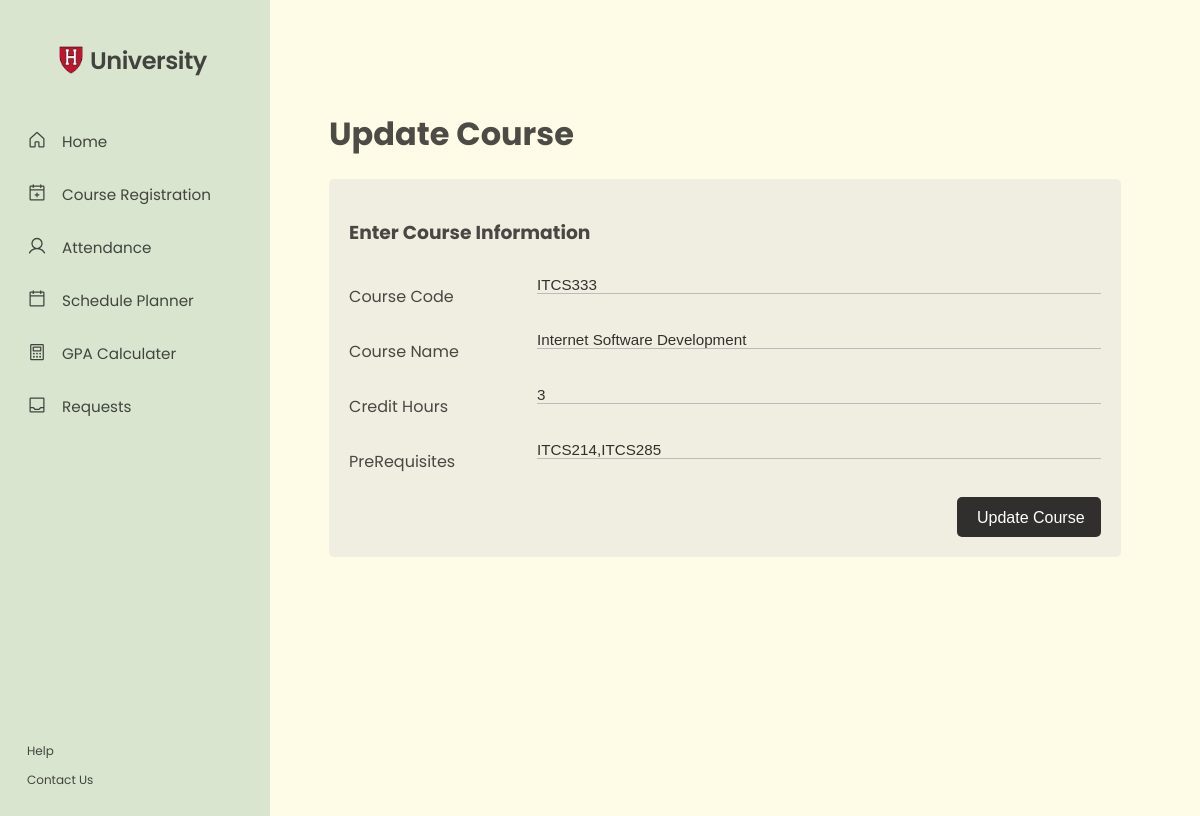
The page /HOD-updateCourse.php?courseID=2 on the database its author committed.
### tables this page shows
CREATE TABLE `courses` (
  `ID` int(11) NOT NULL,
  `courseCode` varchar(20) NOT NULL,
  `courseName` varchar(50) NOT NULL,
  `creditHours` int(11) NOT NULL,
  `preRequisites` varchar(100) DEFAULT NULL,
  `courseDepartment` int(11) NOT NULL
);

### HOD-updateCourse.php (the view, shortened to what this page needs)
<?php
    if(isset($_GET['courseID'])) {
        $courseID = $_GET['courseID'];
        try{
            require('Database/connection.php');
            $stmt = $db->prepare("SELECT * FROM courses WHERE ID=?");
            $stmt->execute(array($courseID));
        }
        catch(PDOException $e){
            die($e->getMessage());
        }
    }
    else {
        die("Please Select a Valid Course");
    }
?>
<!DOCTYPE html>
<html lang="en">
<head>
    <link rel="stylesheet" href="generalstyling.css">
</head>
<body>
    <div class="wrapper">
        <div class="sidebar-wrapper">
        </div>
        <div class="pagecontent-wrapper" id="main">
            <div class="title" >
                <h1>Update Course</h1>
            </div>
            <div class="container">
                <form method='post' action='HOD-e3.php'>
                    <div class="row">
                        <td><h3>Enter Course Information</h3></td>
                    </div>
                    <?php
                        if($row = $stmt->fetch(PDO::FETCH_ASSOC)) {
                    ?>
                    <div class="row">
                        <div class="col-25">
                            <label for="Course Code">Course Code</label>
                        </div>
                        <div class="col-75">
                            <input
                                class="input-field"
                                type="text"
                                name="courseCode"
                                value="<?php echo $row['courseCode'];?>"
                                maxlength="8"
                                autocomplete="off"
                                required
                            >
                        </div>
                    </div>
                    <div class="row">
                        <div class="col-25">
                            <label for="Course Name">Course Name</label>
                        </div>
                        <div class="col-75">
                            <input
                                class="input-field"
                                type="text"
                                maxlength="50"
                                name="courseName"
                                value="<?php echo $row['courseName'];?>"
                                autocomplete="off"
                                required
                            >
                        </div>
                    </div>
                    <div class="row">
                        <div class="col-25">
                            <label for="Credit Hours">Credit Hours</label>
                        </div>
                        <div class="col-75">
                            <input
                                class="input-field"
                                type="number"
                                min="2"
                                max="4"
                                name="creditHours"
                                value="<?php echo $row['creditHours'];?>"
                                autocomplete="off"
                                required
                            >
                        </div>
                    </div>
                    <div class="row">
                        <div class="col-25">
                            <label for="PreRequisites">PreRequisites</label>
                        </div>
                        <div class="col-75">
                            <input
                                class="input-field"
                                type="text"
                                name="preRequisites"
                                value="<?php echo $row['preRequisites'];?>"
                                maxlength="100"
                                autocomplete="off"
                                required
                            >
                        </div>
                    </div>
                    <div class="row" id="submitDiv">
                        <input class="submitBtn" type="submit" value="Update Course" name="updateCourseSubmit" />
                    </div>
                </form>
                <?php } ?>
            </div>
        </div>
    </div>
</body>

### generalstyling.css (style rules this page uses)
html { background-color: #FEFBE7; font-family: 'Poppins'; color: rgba(0, 0, 0, 0.7); }
#openbtn { background-color: #FEFBE7; }
.sidenav { height: 100%; width: 0; position: fixed; z-index: 1; top: 0; left: 0; background-color: #DAE5D0; overflow-x: hidden; transition: 0.5s; white-space: nowrap; display: none; }
.logo { display: flex; align-items: center; padding-bottom: 2%; padding-top: 4%; height: 10%; }
.logo img { width: 28px; margin-left: 21%; }
.logo h4 { font-size: 1.5rem; font-weight: 600; letter-spacing: -0.5px; font-family: "Poppins", sans-serif; padding-left: 2%; }
#sidenav-head { display: flex; flex-direction: column; }
.sideElement a, #sidenav-footer a { display: block; color: rgba(0, 0, 0, 0.7); padding: 8px 8px 8px 32px; text-decoration: none; font-family: "Poppins", sans-serif; font-size: 0.95rem; transition: 0.3s; }
.sideElement { display: flex; flex-direction: row; }
.sideElement a { display: block; padding: 15px; }
#icon { padding-top: 15px; padding-left: 10%; height: 20px; width: 20px; opacity: 0.7; }
#spacing { height: 25%; }
#sidenav-footer { display: flex; flex-direction: column; height: fit-content; left: 1%; bottom: 2%; }
#sidenav-footer a { font-size: 0.75rem; padding: 2% 10%; }
#main { transition: .5s; padding: 3% 6%; }
.wrapper { height: 100vw; }
@media screen and (min-width: 992px) { .sidenav { width: 270px; display: block; } }
@media screen and (min-width: 992px) { #main { margin-left: 250px; } }
.container { border-radius: 5px; background-color: rgba(236, 232, 221, 0.7); padding: 20px; }
.col-25 { float: left; width: 25%; margin-top: 6px; }
.col-75 { float: left; width: 75%; margin-top: 6px; }
label { padding: 12px 12px 12px 0; display: inline-block; }
.input-field { width: 100%; height: 100%; background: none; border: none; outline: none; border-bottom: 1px solid #bbb; padding: 0; font-size: 0.95rem; color: rgba(0, 0, 0, 0.8); transition: 0.4s; resize: vertical; }
.submitBtn { width: 9rem; height: 40px; background-color:rgba(0, 0, 0, 0.8); color: #fff; border: none; padding: 12px 20px; cursor: pointer; float: right; border-radius: 5px; font-size: 1rem; transition: 0.3s; }
#submitDiv { margin-top: 0.7rem; }
.row:after { content: ""; display: table; clear: both; }

### rows shown on the page
courses: courseCode "ITCS333", courseName "Internet Software Development", creditHours "3", preRequisites "ITCS214,ITCS285"
